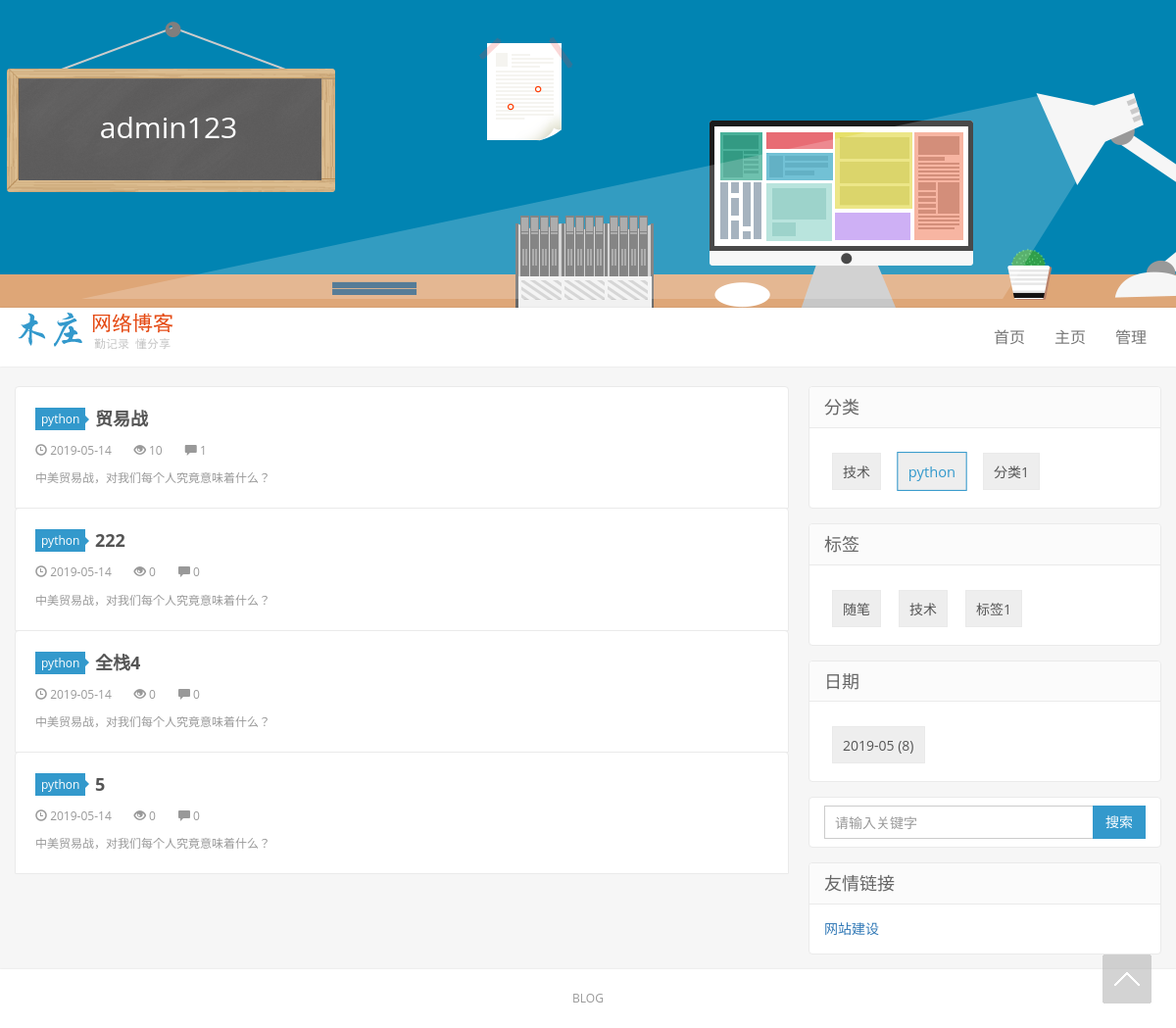
Page /chengyu/category/1 on the committed database.
### repository/models.py (models this page shows, shortened)
class Blog(models.Model):
    nid = models.BigAutoField(primary_key=True)
    title = models.CharField(verbose_name='个人博客标题', max_length=64)
    site = models.CharField(verbose_name='个人博客前缀', max_length=32, unique=True)
    theme = models.CharField(verbose_name='博客主题', max_length=32, null=True, blank=True)
    user = models.OneToOneField(to='UserInfo', to_field='nid')
    def __str__(self):
        return self.title

class UserInfo(models.Model):
    nid = models.BigAutoField(primary_key=True)
    username = models.CharField(verbose_name='用户名', max_length=32, unique=True)
    password = models.CharField(
        verbose_name='密码',
        max_length=64,
        validators=[
            RegexValidator(regex='^(?=.*[0-9])(?=.*[a-zA-Z])(?=.*[!@#$\%\^\&\*\(\)])[0-9a-zA-Z!@#$\%\^\&\*\(\)]{8,32}$',
                           message='密码必须包含数字，字母、特殊字符')
        ])
    nickname = models.CharField(verbose_name='昵称', max_length=64, null=True, blank=True)
    email = models.EmailField(verbose_name='邮箱', unique=True)
    avatar = models.ImageField(verbose_name='头像', upload_to='static/avatar', null=True, blank=True)
    creat_time = models.DateTimeField(verbose_name='创建时间', auto_now_add=True)
    fans = models.ManyToManyField(
        verbose_name='粉丝们',
        to='UserInfo',
        through='UserFans',
        related_name='f',
        through_fields=('user', 'follower')
    )

class Article(models.Model):
    nid = models.BigAutoField(primary_key=True)
    title = models.CharField(verbose_name='文章标题', max_length=128)
    summary = models.CharField(verbose_name='文章简介', max_length=128)
    read_count = models.IntegerField(default=0)
    comment_count = models.IntegerField(default=0)
    up_count = models.IntegerField(default=0)
    down_count = models.IntegerField(default=0)
    create_time = models.DateTimeField(verbose_name='创建时间', auto_now_add=True)
    blog = models.ForeignKey(verbose_name='所属博客', to='Blog', to_field='nid')
    category = models.ForeignKey(verbose_name='文章类型', to='Category', to_field='nid', null=True)
    type_choices = [
        (1, 'Python'),
        (2, 'Linux'),
        (3, '哈哈'),
        (4, '嘿嘿'),
    ]
    article_type_id = models.IntegerField(choices=type_choices, default=None)
    tags = models.ManyToManyField(
        to='Tag',
        through='Article2Tag',
        through_fields=('article', 'tag')
    )
    def __str__(self):
        return self.title

class Category(models.Model):
    nid = models.AutoField(primary_key=True)
    title = models.CharField(verbose_name='分类标题', max_length=32)
    blog = models.ForeignKey(verbose_name='所属博客', to='Blog', to_field='nid')

class Tag(models.Model):
    nid = models.AutoField(primary_key=True)
    title = models.CharField(verbose_name='标签名称', max_length=32)
    blog = models.ForeignKey(verbose_name='所属博客', to='Blog', to_field='nid')

### web/views/home.py (the view)
# urls.py: url(r'^(?P<site>\w+)/(?P<condition>((tag)|(date)|(category)))/(?P<val>\w+-*\w*)$', home.filter_home),
def filter_home(request, site, condition, val):
    print('site', site)
    print('condition', condition)
    print('val', val)
    if site:
        blog = models.Blog.objects.filter(site=site).select_related('user').first()
        print('blog', blog)
        if not blog:
            return redirect('/')
        tag_list = models.Tag.objects.filter(blog=blog)
        category_list = models.Category.objects.filter(blog=blog)
        date_list = models.Article.objects.raw(
            'select nid, count(nid) as num,strftime("%Y-%m",create_time) as ctime from repository_article group by strftime("%Y-%m",create_time)')
        if condition == 'tag':
            article_list = models.Article.objects.filter(tags=val, blog=blog).all()
            print('article_list tag', article_list)
        elif condition == 'category':
            article_list = models.Article.objects.filter(category_id=val, blog=blog).all()
            print('article_list category', article_list)
        elif condition == 'date':
            article_list = models.Article.objects.filter(blog=blog).extra(
                where=['strftime("%%Y-%%m",create_time)=%s'], params=[val, ]).all()
            print('article_list date', article_list)
        else:
            article_list = []
        page_info = Pagination(
            current_page=request.GET.get('page'),
            data_count=article_list.count() if article_list else 0,
            per_page_count=5,
            pager_num=5
        )
        article_list = article_list[page_info.start:page_info.end]
        return render(request=request, template_name='home.html', context={
            'tag_list': tag_list,
            'category_list': category_list,
            'article_list': article_list,
            'date_list': date_list,
            'site': site,
            'page_info': page_info,
            'blog': blog,
            'condition': condition,
            'val_nid': int(val) if val.find('-') == -1 else val
        })
    else:
        return redirect('/')

### utils/pagination.py (called while the page is built)
    @property
    def start(self):
        return (self.current_page - 1) * self.per_page_count

    @property
    def end(self):
        return self.current_page * self.per_page_count

    @property
    def total_count(self):
        v, y = divmod(self.data_count, self.per_page_count)
        if y:
            v += 1
        return v

    @property
    def next_page(self):
        if (self.total_count == self.current_page):
            return self.total_count
        else:
            return self.current_page + 1

### templates/home.html (shortened to what this page needs)
{% extends 'layout/_layout_home.html' %}
{% load static %}
{% block body %}
    <section class="container">
        <div class="content-wrap">
            <div class="content">
                {% if article_list %}
                    {% for item in article_list %}
                        <article class="excerpt excerpt-1" style="">
                            <header>
                                <a class="cat" href="#" title="{{ item.category.title }}">
                                    {{ item.category.title }}
                                    <i></i>
                                </a>
                                <h2>
                                    <a href="#" title="{{ item.title }}" target="_blank">{{ item.title }}</a>
                                </h2>
                            </header>
                            <p class="meta">
                                <time class="time">
                                    <i class="glyphicon glyphicon-time"></i>
                                    {{ item.create_time|date:"Y-m-d" }}
                                </time>
                                <span class="views"><i
                                        class="glyphicon glyphicon-eye-open"></i> {{ item.read_count }}</span>
                                <a class="comment" href="##comment" title="评论" target="_blank">
                                    <i class="glyphicon glyphicon-comment"></i> {{ item.comment_count }}
                                </a>
                            </p>
                            <p class="note">{{ item.summary }}</p>
                        </article>
                    {% endfor %}
                {% else %}
                    <div style="text-align: center;">
                        <img src="{% static '/images/none.jpg' %}" alt="空白背景图">
                    </div>
                {% endif %}
            </div>
        </div>
        <aside class="sidebar">
            <div class="">
                <div class="widget widget_sentence">
                    <h3>分类</h3>
                    <div class="widget-sentence-content">
                        <ul class="plinks ptags">
                            {% for item in category_list %}
                                <li>
                                    {% if val_nid == item.nid and condition == 'category' %}
                                        <a class="active" href="/{{ site }}/category/{{ item.nid }}"
                                           title="{{ item.title }}"
                                           draggable="false">
                                            {{ item.title }}
                                        </a>
                                    {% else %}
                                        <a href="/{{ site }}/category/{{ item.nid }}" title="{{ item.title }}"
                                           draggable="false">
                                            {{ item.title }}
                                        </a>
                                    {% endif %}
                                </li>
                            {% endfor %}
                        </ul>
                    </div>
                </div>
                <div class="widget widget_sentence">
                    <h3>标签</h3>
                    <div class="widget-sentence-content">
                        <ul class="plinks ptags">
                            {% for item in tag_list %}
                                <li>
                                    {% if val_nid == item.nid and condition == 'tag' %}
                                        <a class="active" href="/{{ site }}/tag/{{ item.nid }}"
                                           title="{{ item.title }}"
                                           draggable="false">
                                            {{ item.title }}
                                        </a>
                                    {% else %}
                                        <a href="/{{ site }}/tag/{{ item.nid }}" title="{{ item.title }}"
                                           draggable="false">
                                            {{ item.title }}
                                        </a>
                                    {% endif %}
                                </li>
                            {% endfor %}
                        </ul>
                    </div>
                </div>
                <div class="widget widget_sentence">
                    <h3>日期</h3>
                    <div class="widget-sentence-content">
                        <ul class="plinks ptags">
                            {% for tag in date_list %}
                                <li>
                                    {% if val_nid == tag.ctime and condition == 'date' %}
                                        <a class="active" href="/{{ site }}/date/{{ tag.ctime }}"
                                           title="{{ tag.title }}"
                                           draggable="false">
                                            {{ tag.ctime }} ({{ tag.num }})
                                        </a>
                                    {% else %}
                                        <a href="/{{ site }}/date/{{ tag.ctime }}" title="{{ tag.title }}"
                                           draggable="false">
                                            {{ tag.ctime }} ({{ tag.num }})
                                        </a>
                                    {% endif %}
                                </li>
                            {% endfor %}
                        </ul>
                    </div>
                </div>
                <div class="widget widget_search">
                    <form class="navbar-form" action="/Search" method="post">
                        <div class="input-group">
                            <input type="text" name="keyword" class="form-control" size="35" placeholder="请输入关键字"
                                   maxlength="15" autocomplete="off">
                            <span class="input-group-btn">
                                <button class="btn btn-default btn-search" name="search" type="submit">搜索</button>
                            </span>
                        </div>
                    </form>
                </div>
            </div>
            <div class="widget widget_sentence">
                <h3>友情链接</h3>
                <div class="widget-sentence-link">
                    <a href="#" title="网站建设" target="_blank">网站建设</a>&nbsp;&nbsp;&nbsp;
                </div>
            </div>
        </aside>
    </section>
{% endblock %}

### templates/layout/_head_home.html (shortened to what this page needs)
{% load static %}
<header class="header">
    <div id="blogTitle">
        <h1><a id="Header1_HeaderTitle" class="headermaintitle" href="">{{ blog.user.username }}</a></h1>
        <h2></h2>
    </div>
    <nav class="navbar navbar-default">
        <div class="container">
            <div class="navbar-header">
                <h1 class="logo hvr-bounce-in"><a href="#" title="博客园"><img
                        src="{% static '/images/201610171329086541.png' %}"
                        alt="博客园"></a></h1>
            </div>
            <div class="collapse navbar-collapse" id="header-navbar">
                <ul class="nav navbar-nav navbar-right">
                    <li><a data-cont="首页" title="首页" href="/">首页</a></li>
                    <li><a data-cont="主页" title="主页" href="/{{ site }}">主页</a></li>
                    <li><a data-cont="管理" title="管理" href="#">管理</a></li>
                </ul>
            </div>
        </div>
    </nav>
</header>

### static/css/cyBlog/home.css (style rules this page uses)
#blogTitle { background: url(/static/images/title-yellow.png) no-repeat center 21px; height: 314px; clear: both; max-width: 1200px; margin: 0 auto; position: relative }
#blogTitle h1 { font-size: 30px; width: 310px; height: 100px; line-height: 100px; text-align: center; position: relative; top: 80px; left: 17px; font-weight: normal }
#blogTitle h2 { width: 550px; position: relative; height: 75px; line-height: 180%; font-weight: normal; top: 107px; left: 5px; font-size: 16px }
#blogTitle h1 a, #blogTitle h2 { color: #fff }

### rows in the picture
Blog: user.username "admin123"
Article: category "python", title "贸易战", create_time "2019-05-14", read_count "10", comment_count "1", summary "中美贸易战，对我们每个人究竟意味着什么？", ctime "2019-05", num "8"
Article: category "python", title "222", create_time "2019-05-14", read_count "0", comment_count "0", summary "中美贸易战，对我们每个人究竟意味着什么？"
Article: category "python", title "全栈4", create_time "2019-05-14", read_count "0", comment_count "0", summary "中美贸易战，对我们每个人究竟意味着什么？"
Article: category "python", title "5", create_time "2019-05-14", read_count "0", comment_count "0", summary "中美贸易战，对我们每个人究竟意味着什么？"
Category: title "技术"
Category: title "python"
Category: title "分类1"
Tag: title "随笔"
Tag: title "技术"
Tag: title "标签1"
